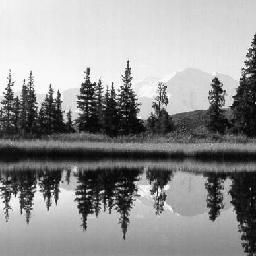
#> input picture Assignment - 1/56.jpg, 256 x 256 px
$ python Assignment_1.py
#> lines starting #> are read from the running program, lines starting #| are printed output that depends on the picture; long printed decimals are rounded
# Load the necessary libraries
from turtle import title
import numpy as np
import matplotlib as mpl
import matplotlib.pyplot as plt
import cv2 as cv
from collections import defaultdict

# To get smooth animations
import matplotlib.animation as animation
mpl.rc('animation', html = 'jshtml')

# Helper functions - Animation
def update_scene(num, frames, patch):
    patch.set_data(frames[num])
    return patch,

def plot_animation(frames, title, repeat = False, interval = 40):
    fig = plt.figure()
    patch = plt.imshow(frames[0], cmap = 'gray')
    plt.title(title)
    plt.axis('off')
    anim = animation.FuncAnimation(
        fig, update_scene, fargs=(frames, patch),
        frames=len(frames), repeat = repeat, interval = interval)
    plt.show()
    plt.close()
    return anim
# Helper function - SVD computations using EVD
def svd(M):
    MtM = np.dot(np.matrix.transpose(M), M)
    MMt = np.dot(M, np.matrix.transpose(M))
    S2V, V = np.linalg.eig(MtM)
    S2U, U = np.linalg.eig(MMt)
    m = len(S2U); n = len(S2V)
    sin_U = dict(); sin_V = dict()
    for i in range(max(m, n)):
        if i < m:
            sin_U[S2U[i]] = U[:, i]
        if i < n:
            sin_V[S2V[i]] = V[:, i]
    S2U = sorted(S2U, reverse = True);
    S2V = sorted(S2V, reverse = True)
    u = np.zeros((m, m)); v = np.zeros((n, n))
    for i in range(max(m, n)):
        if i < m:
            u[:, i] = sin_U[S2U[i]]
        if i < n:
            v[:, i] = sin_V[S2V[i]]
    s = np.dot(np.matrix.transpose(u), M)
    s = np.dot(s, v)
    for i in range(min(m, n)):
        if s[i, i] < 0:
            s[i, i] = -s[i, i]
            v[:, i] = -v[:, i]
    return u, s, v
# Helper function - Plot frobenius norm of error matrix vs k (no. of eigen/singular values)
def norm_vs_k(img, fun, start, end, step = 10):
    n_channels = img.shape[-1]
    norm = defaultdict(list)
    r_imgs = []
    for n in range(start, end + 1, step):
        r_img = []
        for c in range(n_channels):
            M = img[:, :, c]
            r_img_c = fun(M, k = n)
            norm[c].append(np.linalg.norm(M - r_img_c, ord = 'fro'))
            r_img.append(np.expand_dims(r_img_c, axis = 2))
        r_imgs.append(np.concatenate(r_img, axis = 2))
    return norm, r_imgs
# Helper function - compress image using EVD
def compress_image_evd(M, k = 100):
    w, v = np.linalg.eig(M)
    sort_eig_val = sorted(w, key = lambda x: -abs(x))[:k]
    w_compress = []
    for i in range(w.shape[0]):
        if w[i] in sort_eig_val or np.conj(w[i]) in sort_eig_val:
            w_compress.append(w[i])
        else:
            w_compress.append(0 + 0j)
    a = np.dot(v, np.diag(w_compress))
    a = np.dot(a, np.linalg.inv(v))
    return np.real(a)
# Helper function - compress image using SVD
def compress_image_svd(M, k = 100):
    U, S, V = svd(M)
    Uk = U[:, :k]
    Vk = V[:, :k]
    Sk = S[:k, :k]
    a = np.dot(Uk, Sk)
    return np.dot(a, np.matrix.transpose(Vk))

print('Enter absolute path of image (eg. E:/Documents/ML_PATH/PRML/Assignment - 1/56.jpg): ')
file_path = input()
#> the answer given: 56.jpg

# Load image as grayscale
img = cv.imread(file_path, flags = cv.IMREAD_GRAYSCALE)/255 # Scaling the image
#> img: shape (256, 256) float64; min 0, max 1, mean 0.58
img = np.expand_dims(img, axis = 2)

# Parameters
START = 1
END = 256
STEP = 2

print('Shape of original image: ', img.shape)
#| Shape of original image:  (256, 256, 1)

# Display original image
plt.imshow(img, cmap = 'gray')
plt.title('Original image')
plt.show()

## Eigen Value Decomposition
print('Eigen Value Decomposition - EVD')
frobenius_norm, frames = norm_vs_k(img, compress_image_evd, start = START, end = END, step = STEP)
#> after the loop in norm_vs_k, `for n in range(start, end + 1, step):`: r_imgs = 128 items
#> frobenius_norm = 1 item; frames = 128 items

# Evolution of the reconstructed images - EVD
plot_animation(frames, 'Evolution of the reconstructed images - EVD')

# Frobenius norm of the error matrix vs k for each channel - EVD
fig = plt.figure(figsize = (15, 5))
plt.suptitle('Frobenius norm of the error matrix vs k for each channel - EVD')
for n in range(img.shape[-1]):
    plt.subplot(1, img.shape[-1], n + 1)
    plt.plot(range(START, END, STEP), frobenius_norm[n])
    plt.title('Channel {}'.format(n))
    plt.xlabel('k - Number of eigen values')
    if not n:
        plt.ylabel('Frobenius norm of the error matrix')
plt.show()
#> figure, not shown here; curve peaks at x = 5, y = 71.18

# Best reconstruction - EVD
print('Enter the value of k (no. eigen values): ')
K_evd = int(input())
#> the answer given: 3
recons_img = []
for n in range(img.shape[-1]):
    M = img[:, :, n]
    Md = compress_image_evd(M, k = K_evd)
    print('The Frobenius norm of the reconstruction error matrix using EVD (k = {}) - Channel {}: '.format(K_evd, n), np.linalg.norm(M - Md, ord = 'fro'))
    recons_img.append(np.expand_dims(Md, axis = 2))
#> this loop made 1 pass
#| The Frobenius norm of the reconstruction error matrix using EVD (k = 3) - Channel 0:  41.115
#> pass 1, `Md = compress_image_evd(M, k = K_evd)`:
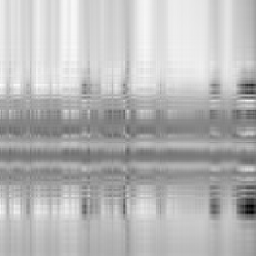
#> Md: shape (256, 256) float64; min -0.962, max 1.18, mean 0.58; drawn with min black and max white
#> after the loop, recons_img = 1 item
recons_img_evd = np.concatenate(recons_img, axis = 2)

# Display the original, reconstructed, and the error image - EVD
fig = plt.figure(figsize = (15, 15))
plt.subplot(1, 3, 1)
plt.imshow(img, cmap = 'gray')
plt.title('Original image')

plt.subplot(1, 3, 2)
plt.imshow(recons_img_evd, cmap = 'gray')
plt.title('Reconstructed image - EVD (k = {})'.format(K_evd))

plt.subplot(1, 3, 3)
plt.imshow(img - recons_img_evd, cmap = 'gray')
plt.title('Error image - EVD (k = {})'.format(K_evd))
plt.show()

## Singular Value Decomposition
print('Singular Value Decomposition - SVD')
frobenius_norm, frames = norm_vs_k(img, compress_image_svd, start = START, end = END, step = STEP)
#> the loop in norm_vs_k (call 2), `for n in range(start, end + 1, step):` made 128 passes
#> pass 1, in svd, `S2V, V = np.linalg.eig(MtM)`:
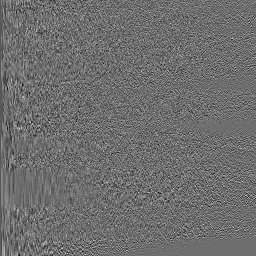
#> V: shape (256, 256) float64; min -0.312, max 0.409, mean -0.00023; drawn with min black and max white
#> pass 1, in svd, `S2U, U = np.linalg.eig(MMt)`:
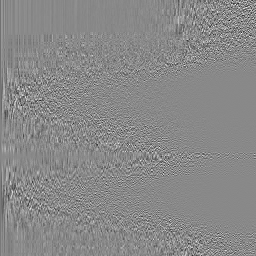
#> U: shape (256, 256) float64; min -0.498, max 0.428, mean -0.000184; drawn with min black and max white

# Evolution of the reconstructed images - SVD
plot_animation(frames, 'Evolution of the reconstructed images - SVD')

# Frobenius norm of the error matrix vs k for each channel - SVD
fig = plt.figure(figsize = (15, 5))
plt.suptitle('Frobenius norm of the error matrix vs k for each channel - SVD')
for n in range(img.shape[-1]):
    plt.subplot(1, img.shape[-1], n + 1)
    plt.plot(range(START, END, STEP), frobenius_norm[n])
    plt.title('Channel {}'.format(n))
    plt.xlabel('k - Number of singular values')
    if not n:
        plt.ylabel('Frobenius norm of the error matrix')
plt.show()
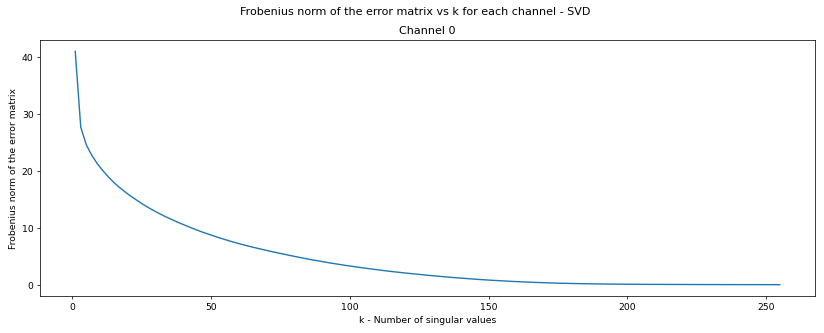
#> figure drawn by matplotlib, 1 panel; curve peaks at x = 1, y = 41

# Best reconstruction - SVD
print('Enter the value of k (no. singular values): ')
K_svd = int(input())
#> the answer given: 3
recons_img = []
for n in range(img.shape[-1]):
    M = img[:, :, n]
    Md = compress_image_svd(M, k = K_svd)
    print('The Frobenius norm of the reconstruction error matrix using SVD (k = {}) - Channel {}: '.format(K_svd, n), np.linalg.norm(M - Md, ord = 'fro'))
    recons_img.append(np.expand_dims(Md, axis = 2))
#> this loop made 1 pass
#| The Frobenius norm of the reconstruction error matrix using SVD (k = 3) - Channel 0:  27.642
#> pass 1, in svd (call 129), `s = np.dot(s, v)`:
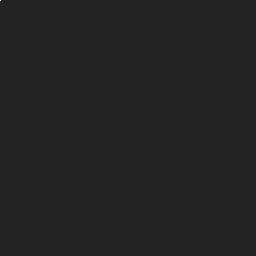
#> s: shape (256, 256) float64; min -26.71, max 163.7, mean 0; drawn with min black and max white
#> after the loop:
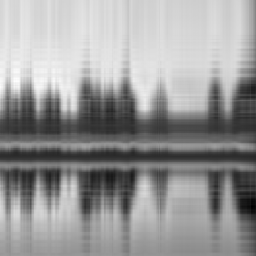
#> Md: shape (256, 256) float64; min -0.171, max 1.08, mean 0.58; drawn with min black and max white
recons_img_svd = np.concatenate(recons_img, axis = 2)

# Display the original, reconstructed, and the error image - SVD
fig = plt.figure(figsize = (15, 15))
plt.subplot(1, 3, 1)
plt.imshow(img, cmap = 'gray')
plt.title('Original image')

plt.subplot(1, 3, 2)
plt.imshow(recons_img_svd, cmap = 'gray')
plt.title('Reconstructed image - SVD (k = {})'.format(K_svd))

plt.subplot(1, 3, 3)
plt.imshow(img - recons_img_svd, cmap = 'gray')
plt.title('Error image - SVD (k = {})'.format(K_svd))
plt.show()
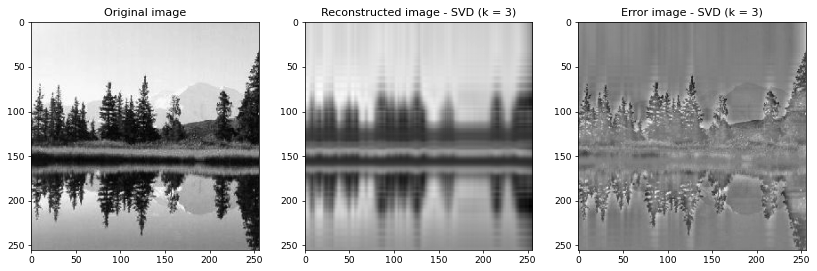
#> figure drawn by matplotlib, 3 panels
